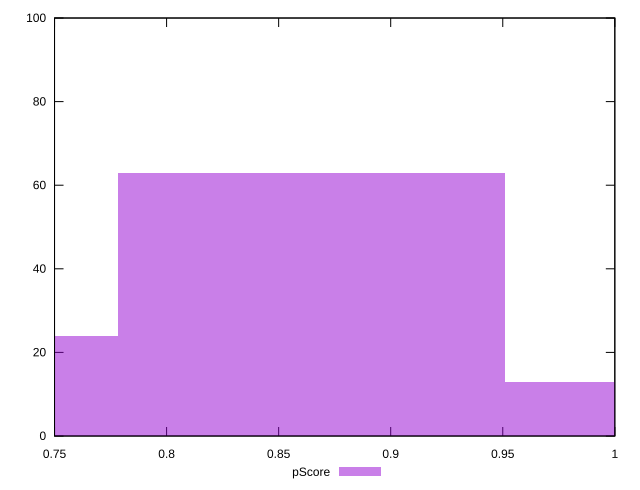

gnuplot code for this plot:
reset

$pScore <<EOF
0.8646373518717948 63
1.0375648222461538 13
0.6917098814974358 24
EOF

set key outside below
set boxwidth 0.17292747037435896
set xrange [0.75:1]
set yrange [0:100]
set trange [0:100]
set style fill transparent solid 0.5 noborder
set terminal svg size 640, 490 enhanced background rgb 'white'
set output "report_00017_2021-02-10T15-08-03.406Z/unused-css-rules/samples/pages+cached+noadtech/pScore/histogram.svg"

plot $pScore title "pScore" with boxes

reset
